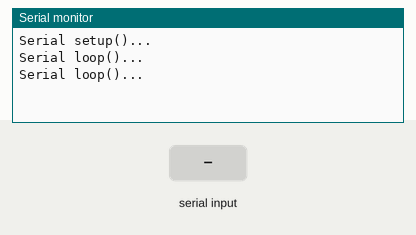
Simulated run of this sketch. Board: Arduino Uno, built with avr-gcc and run on an emulated ATmega328P. Shown: the last lines printed to the serial monitor. Inputs (shaded band) come from the test bench.

Above: at 1.2 s.
1.3 s: "1" received over Serial
At 3.8 s:
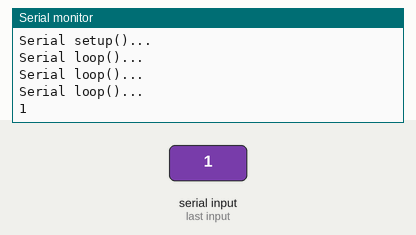
4.3 s: "0" received over Serial
5.8 s: "2" received over Serial
At 7.6 s:
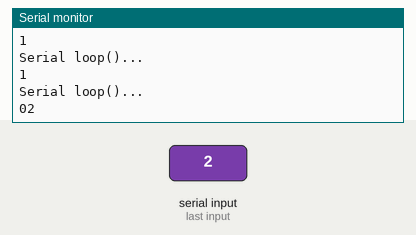

Measured:
- after the input at 1.3 s, the serial monitor: prints a new line after 1.7 s (image 1)
- after the input at 5.8 s, the serial monitor: prints a new line after 1.0 s (image 2)

The sketch:

test06SerialRead3readString.ino
```cpp
#include <stdio.h>
#define TIME 1000
char cTemp;
String userName = ""; // 입력값을 전역변수에서 저장

void setup() {
  // put your setup code here, to run once:
  Serial.begin(9600);
  Serial.println("Serial setup()...");
}

void loop() {
  // String userName = ""; // 루프 돌면서 초기화
  Serial.println("Serial loop()...");
  if(Serial.available()) {
    userName = Serial.readString(); // 한번에 한 줄 받음
    // 입력받은 값으로 userName이 변경됨
  }
  Serial.println(userName);
  delay(TIME);

}
```
